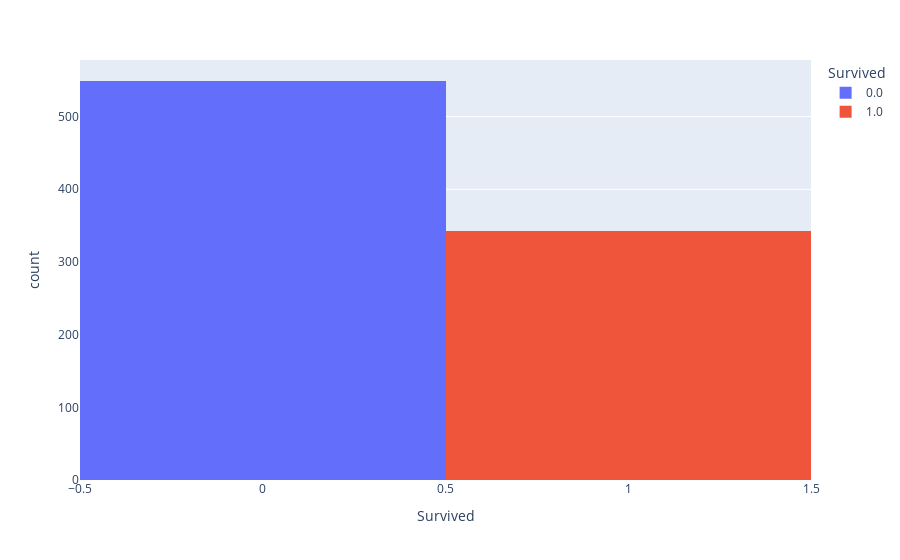
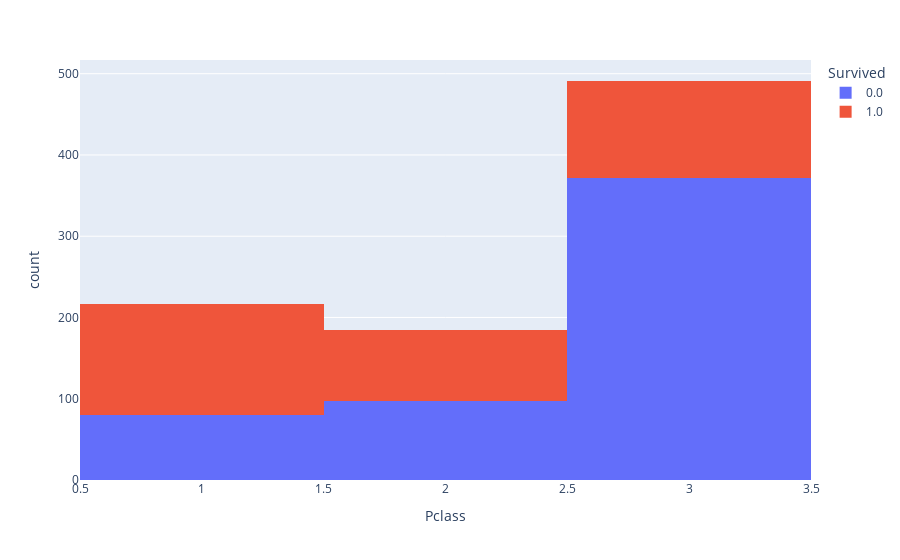
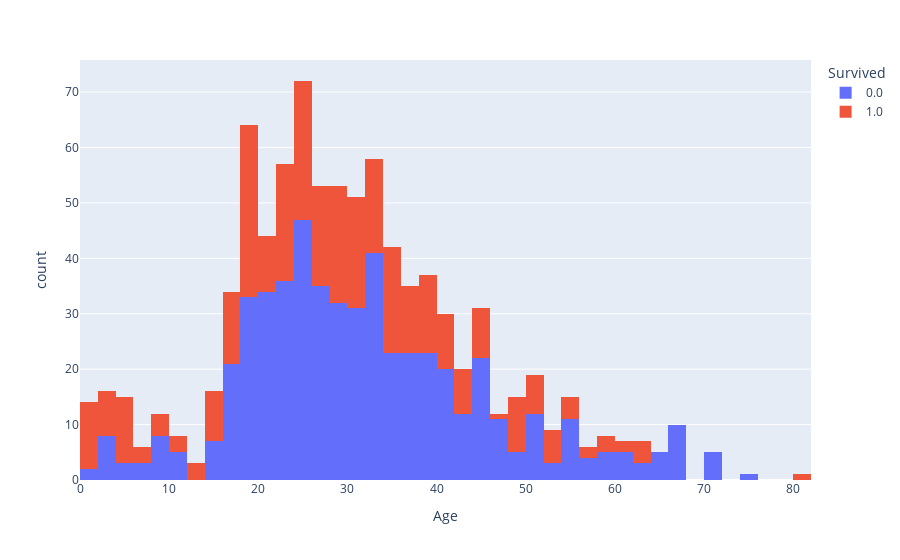
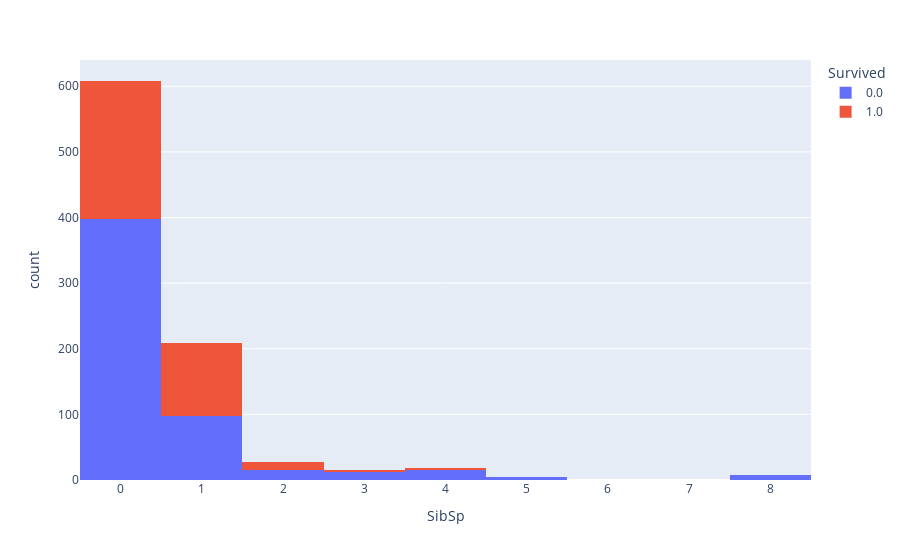

Source (notebook cell) for these figures, in order:
### Markdown cell above
# First Analysis

### Code cell
for v in df: 
    grafico = px.histogram(df, x = v, color='Survived')
    grafico.show()

### Figure 1 — Plotly figure (JSON) as saved in the notebook; plotly's stock layout.template omitted (floating-point values rounded to 4 significant figures; data arrays with more than 128 entries replaced by an {"elided": "..."} marker saying what was removed)
{"data": [{"alignmentgroup": "True", "bingroup": "x", "hovertemplate": "Survived=%{x}<br>count=%{y}<extra></extra>", "legendgroup": "0.0", "marker": {"color": "#636efa", "pattern": {"shape": ""}}, "name": "0.0", "offsetgroup": "0.0", "orientation": "v", "showlegend": true, "type": "histogram", "x": {"elided": "549 int values"}, "xaxis": "x", "yaxis": "y"}, {"alignmentgroup": "True", "bingroup": "x", "hovertemplate": "Survived=%{x}<br>count=%{y}<extra></extra>", "legendgroup": "1.0", "marker": {"color": "#EF553B", "pattern": {"shape": ""}}, "name": "1.0", "offsetgroup": "1.0", "orientation": "v", "showlegend": true, "type": "histogram", "x": {"elided": "342 int values"}, "xaxis": "x", "yaxis": "y"}], "layout": {"barmode": "relative", "legend": {"title": {"text": "Survived"}, "tracegroupgap": 0}, "margin": {"t": 60}, "xaxis": {"anchor": "y", "categoryarray": [0, 1], "categoryorder": "array", "domain": [0, 1], "title": {"text": "Survived"}}, "yaxis": {"anchor": "x", "domain": [0, 1], "title": {"text": "count"}}}}

### Figure 2 — Plotly figure (JSON) as saved in the notebook; plotly's stock layout.template omitted (floating-point values rounded to 4 significant figures; data arrays with more than 128 entries replaced by an {"elided": "..."} marker saying what was removed)
{"data": [{"alignmentgroup": "True", "bingroup": "x", "hovertemplate": "Survived=0.0<br>Pclass=%{x}<br>count=%{y}<extra></extra>", "legendgroup": "0.0", "marker": {"color": "#636efa", "pattern": {"shape": ""}}, "name": "0.0", "offsetgroup": "0.0", "orientation": "v", "showlegend": true, "type": "histogram", "x": {"elided": "549 int values"}, "xaxis": "x", "yaxis": "y"}, {"alignmentgroup": "True", "bingroup": "x", "hovertemplate": "Survived=1.0<br>Pclass=%{x}<br>count=%{y}<extra></extra>", "legendgroup": "1.0", "marker": {"color": "#EF553B", "pattern": {"shape": ""}}, "name": "1.0", "offsetgroup": "1.0", "orientation": "v", "showlegend": true, "type": "histogram", "x": {"elided": "342 int values"}, "xaxis": "x", "yaxis": "y"}], "layout": {"barmode": "relative", "legend": {"title": {"text": "Survived"}, "tracegroupgap": 0}, "margin": {"t": 60}, "xaxis": {"anchor": "y", "domain": [0, 1], "title": {"text": "Pclass"}}, "yaxis": {"anchor": "x", "domain": [0, 1], "title": {"text": "count"}}}}

### Figure 3 — Plotly figure (JSON) as saved in the notebook; plotly's stock layout.template omitted (floating-point values rounded to 4 significant figures; data arrays with more than 128 entries replaced by an {"elided": "..."} marker saying what was removed)
{"data": [{"alignmentgroup": "True", "bingroup": "x", "hovertemplate": "Survived=0.0<br>Age=%{x}<br>count=%{y}<extra></extra>", "legendgroup": "0.0", "marker": {"color": "#636efa", "pattern": {"shape": ""}}, "name": "0.0", "offsetgroup": "0.0", "orientation": "v", "showlegend": true, "type": "histogram", "x": {"elided": "549 float values"}, "xaxis": "x", "yaxis": "y"}, {"alignmentgroup": "True", "bingroup": "x", "hovertemplate": "Survived=1.0<br>Age=%{x}<br>count=%{y}<extra></extra>", "legendgroup": "1.0", "marker": {"color": "#EF553B", "pattern": {"shape": ""}}, "name": "1.0", "offsetgroup": "1.0", "orientation": "v", "showlegend": true, "type": "histogram", "x": {"elided": "342 float values"}, "xaxis": "x", "yaxis": "y"}], "layout": {"barmode": "relative", "legend": {"title": {"text": "Survived"}, "tracegroupgap": 0}, "margin": {"t": 60}, "xaxis": {"anchor": "y", "domain": [0, 1], "title": {"text": "Age"}}, "yaxis": {"anchor": "x", "domain": [0, 1], "title": {"text": "count"}}}}

### Figure 4 — Plotly figure (JSON) as saved in the notebook; plotly's stock layout.template omitted (floating-point values rounded to 4 significant figures; data arrays with more than 128 entries replaced by an {"elided": "..."} marker saying what was removed)
{"data": [{"alignmentgroup": "True", "bingroup": "x", "hovertemplate": "Survived=0.0<br>SibSp=%{x}<br>count=%{y}<extra></extra>", "legendgroup": "0.0", "marker": {"color": "#636efa", "pattern": {"shape": ""}}, "name": "0.0", "offsetgroup": "0.0", "orientation": "v", "showlegend": true, "type": "histogram", "x": {"elided": "549 int values"}, "xaxis": "x", "yaxis": "y"}, {"alignmentgroup": "True", "bingroup": "x", "hovertemplate": "Survived=1.0<br>SibSp=%{x}<br>count=%{y}<extra></extra>", "legendgroup": "1.0", "marker": {"color": "#EF553B", "pattern": {"shape": ""}}, "name": "1.0", "offsetgroup": "1.0", "orientation": "v", "showlegend": true, "type": "histogram", "x": {"elided": "342 int values"}, "xaxis": "x", "yaxis": "y"}], "layout": {"barmode": "relative", "legend": {"title": {"text": "Survived"}, "tracegroupgap": 0}, "margin": {"t": 60}, "xaxis": {"anchor": "y", "domain": [0, 1], "title": {"text": "SibSp"}}, "yaxis": {"anchor": "x", "domain": [0, 1], "title": {"text": "count"}}}}
